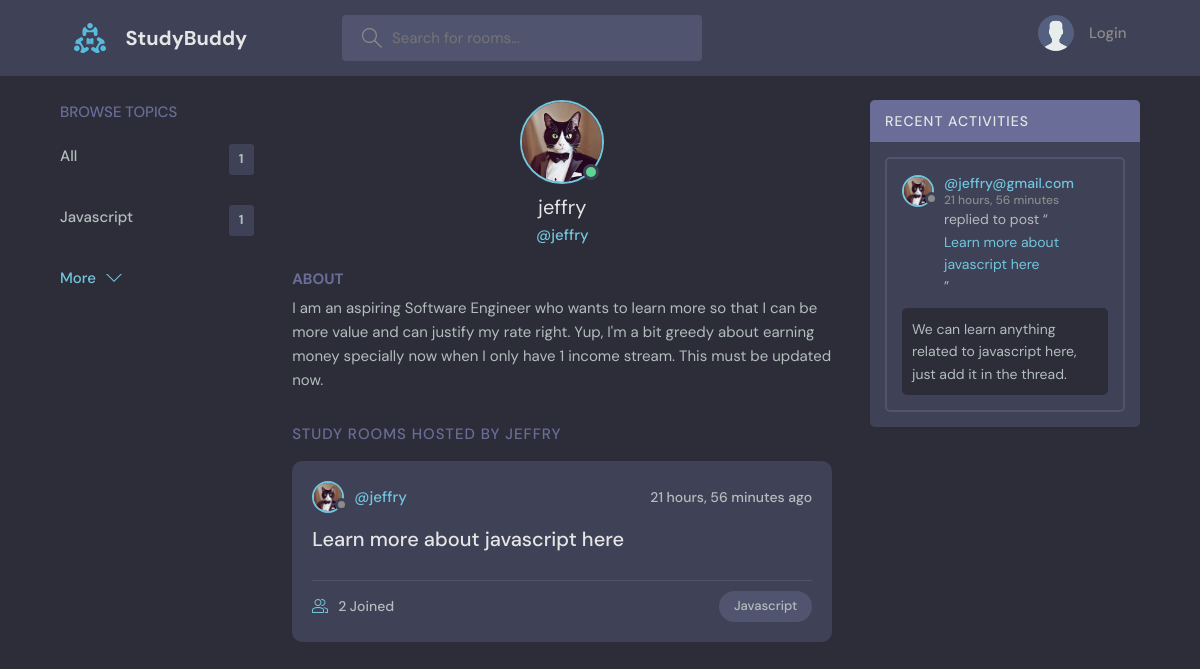
Page /profile/1/ on the committed database.
### base/models.py (models this page shows, shortened)
class Topic(models.Model):
    name = models.CharField(max_length=200)

class User(AbstractUser):
    name = models.CharField(max_length=200, null=True)
    email= models.EmailField(unique=True, null=True)
    bio = models.TextField(null=True)
    avatar = models.ImageField(null=True,default="avatar.svg")
    USERNAME_FIELD = 'email'
    REQUIRED_FIELDS = []

class Room(models.Model):
    host = models.ForeignKey(User, on_delete=models.SET_NULL,null=True)
    topic = models.ForeignKey(Topic, on_delete=models.SET_NULL,null=True)
    name = models.CharField(max_length=200)
    description = models.TextField(null=True,blank=True)
    participants = models.ManyToManyField(User,related_name='participants',blank=True)
    updated = models.DateField(auto_now=True)
    created = models.DateField(auto_now_add=True)
    class Meta:
        ordering = ["name"]
    def __str__(self):
        return self.name

class Message(models.Model):
    user = models.ForeignKey(User, on_delete=models.CASCADE)
    room = models.ForeignKey(Room, on_delete=models.CASCADE)
    body = models.TextField()
    updated = models.DateField(auto_now=True)
    created = models.DateField(auto_now_add=True)
    class Meta:
        ordering = ["-id"]

### base/views.py (the view)
# urls.py: path("profile/<str:pk>/",views.userProfile, name="user-profile"),
def userProfile(request, pk):
    user = User.objects.get(id=pk)
    rooms = user.room_set.all()
    room_messages = user.message_set.all()
    topics = Topic.objects.all()
    context={
        'user'          : user,
        'rooms'         : rooms,
        'topics'        : topics,
        'room_messages' : room_messages,
    }
    return render(request,'base/profile.html',context)

### base/templates/base/profile.html (shortened to what this page needs)
{% extends 'main.html' %}
{% block MAIN_CONTENT %}
<main class="profile-page layout layout--3">
    <div class="container">
        {% include 'base/topics_component.html' %}
        <div class="roomList">
          <div class="profile">
            <div class="profile__avatar">
              <div class="avatar avatar--large active">
                <img src="{{user.avatar.url}}" />
              </div>
            </div>
            <div class="profile__info">
              <h3>{{user.username}}</h3>
              <p>@{{user.username}}</p>
            </div>
            <div class="profile__about">
              <h3>About</h3>
              <p>
                {{user.bio}}
              </p>
            </div>
          </div>
          <div class="roomList__header">
            <div>
              <h2>Study Rooms Hosted by {{user.username}}</a>
              </h2>
            </div>
          </div>
        {% include 'base/feed_component.html' %}
        </div>
        {% include 'base/activity_component.html' %}
    </div>
</main>
{% endblock MAIN_CONTENT %}

### templates/main.html (shortened to what this page needs)
<!DOCTYPE html>
{% load static %}
<html lang="en">
  <head>
    <link rel="stylesheet" type="text/css" href="{% static 'css/style.css' %}">
  </head>
  <body>
    {% include 'navbar.html' %}
    {% block MAIN_CONTENT %}
    {% endblock MAIN_CONTENT %}
  </body>
</html>

### templates/navbar.html (shortened to what this page needs)
{% load static %}
<header class="header header--loggedIn">
    <div class="container">
      <a href="{% url 'home' %}" class="header__logo">
        <img src="{% static 'media/logo.svg' %}" />
        <h1>StudyBuddy</h1>
      </a>
      <form class="header__search" method="get" action="{% url 'home' %}">
        <label>
          <input type="text" name="q" placeholder="Search for rooms...">
        </label>
      </form>
      <nav class="header__menu">
        {% if request.user.is_authenticated %}
        <div class="header__user">
            <a href="{% url 'update-user' %}">
              <div class="avatar avatar--medium active">
                <img src="{{request.user.avatar.url}}" />
              </div>
              <p>{{request.user.username}}<span>@{{request.user.username}}</span></p>
            </a>
            <button class="dropdown-button">
              <svg version="1.1" xmlns="http://www.w3.org/2000/svg" width="32" height="32" viewBox="0 0 32 32">
                <title>chevron-down</title>
                <path d="M16 21l-13-13h-3l16 16 16-16h-3l-13 13z"></path>
              </svg>
            </button>
          </div>
          <div class="dropdown-menu">
            <a href="{% url 'update-user' %}" class="dropdown-link"
              ><svg version="1.1" xmlns="http://www.w3.org/2000/svg" width="32" height="32" viewBox="0 0 32 32">
                <title>tools</title>
                <path
                  d="M27.465 32c-1.211 0-2.35-0.471-3.207-1.328l-9.392-9.391c-2.369 0.898-4.898 0.951-7.355 0.15-3.274-1.074-5.869-3.67-6.943-6.942-0.879-2.682-0.734-5.45 0.419-8.004 0.135-0.299 0.408-0.512 0.731-0.572 0.32-0.051 0.654 0.045 0.887 0.277l5.394 5.395 3.586-3.586-5.394-5.395c-0.232-0.232-0.336-0.564-0.276-0.887s0.272-0.596 0.572-0.732c2.552-1.152 5.318-1.295 8.001-0.418 3.274 1.074 5.869 3.67 6.943 6.942 0.806 2.457 0.752 4.987-0.15 7.358l9.392 9.391c0.844 0.842 1.328 2.012 1.328 3.207-0 2.5-2.034 4.535-4.535 4.535zM15.101 19.102c0.26 0 0.516 0.102 0.707 0.293l9.864 9.863c0.479 0.479 1.116 0.742 1.793 0.742 1.398 0 2.535-1.137 2.535-2.535 0-0.668-0.27-1.322-0.742-1.793l-9.864-9.863c-0.294-0.295-0.376-0.74-0.204-1.119 0.943-2.090 1.061-4.357 0.341-6.555-0.863-2.631-3.034-4.801-5.665-5.666-1.713-0.561-3.468-0.609-5.145-0.164l4.986 4.988c0.391 0.391 0.391 1.023 0 1.414l-5 5c-0.188 0.188-0.441 0.293-0.707 0.293s-0.52-0.105-0.707-0.293l-4.987-4.988c-0.45 1.682-0.397 3.436 0.164 5.146 0.863 2.631 3.034 4.801 5.665 5.666 2.2 0.721 4.466 0.604 6.555-0.342 0.132-0.059 0.271-0.088 0.411-0.088z"
                ></path>
              </svg>
              Settings</a
            >
            <a href="{% url 'logout' %}" class="dropdown-link"
              ><svg version="1.1" xmlns="http://www.w3.org/2000/svg" width="32" height="32" viewBox="0 0 32 32">
                <title>sign-out</title>
                <path
                  d="M3 0h22c0.553 0 1 0 1 0.553l-0 3.447h-2v-2h-20v28h20v-2h2l0 3.447c0 0.553-0.447 0.553-1 0.553h-22c-0.553 0-1-0.447-1-1v-30c0-0.553 0.447-1 1-1z"
                ></path>
                <path
                  d="M21.879 21.293l1.414 1.414 6.707-6.707-6.707-6.707-1.414 1.414 4.293 4.293h-14.172v2h14.172l-4.293 4.293z"
                ></path>
              </svg>
              Logout</a
            >
          </div>
        {% else %}
          <a href="{% url 'login' %}">
            <img src="{% static 'media/avatar.svg' %}" />
            <p>Login</p>
          </a>
        {% endif %}
      </nav>
    </div>
  </header>

### base/templates/base/topics_component.html
<div class="topics">
    <div class="topics__header">
      <h2>Browse Topics</h2>
    </div>
    <ul class="topics__list">
      <li>
        <a href="/">All <span>{{topics.count}}</span></a>
      </li>
      {% for topic in topics %}
      {% if forloop.counter < 6 %}
        <li>
          <a href="{% url 'home' %}?q={{topic.name}}">{{topic.name}}<span>{{topic.room_set.all.count}}</span></a>
        </li>
      {% endif %}
      {% endfor %}
    </ul>
    <a class="btn btn--link" href="{% url 'topics' %}">
      More
      <svg version="1.1" xmlns="http://www.w3.org/2000/svg" width="32" height="32" viewBox="0 0 32 32">
        <title>chevron-down</title>
        <path d="M16 21l-13-13h-3l16 16 16-16h-3l-13 13z"></path>
      </svg>
    </a>
  </div>

### base/templates/base/feed_component.html (shortened to what this page needs)
{% for room in rooms %}
      <div class="roomListRoom">
        <div class="roomListRoom__header">
          <a href="{% url 'user-profile' room.host.id %}" class="roomListRoom__author">
            <div class="avatar avatar--small">
              <img src="{{room.host.avatar.url}}" />
            </div>
            <span>@{{room.host.username}}</span>
          </a>
          <div class="roomListRoom__actions">
            <span>{{room.created|timesince}} ago</span>
          </div>
        </div>
        <div class="roomListRoom__content">
          <a href="{% url 'room' room.id %}">{{room.name}}</a>
        </div>
        <div class="roomListRoom__meta">
          <a href="{% url 'room' room.id %}" class="roomListRoom__joined">
            {{room.participants.all.count}} Joined
          </a>
          <p class="roomListRoom__topic">{{room.topic.name}}</p>
        </div>
      </div>
      {% endfor %}

### base/templates/base/activity_component.html (shortened to what this page needs)
<div class="activities">
  <div class="activities__header">
    <h2>Recent Activities</h2>
  </div>
{% for room_message in room_messages %}
<div class="activities__box">
  <div class="activities__boxHeader roomListRoom__header">
    <a href="{% url 'user-profile' room_message.user.id %}" class="roomListRoom__author">
      <div class="avatar avatar--small">
        <img src="{{room_message.user.avatar.url}}" />
      </div>
      <p>
        @{{room_message.user}}
        <span>{{room_message.created|timesince}}</span>
      </p>
    </a>
  </div>
  <div class="activities__boxContent">
    <p>replied to post “<a href="{% url 'room' room_message.room.id %}">{{room_message.room}}</a>”</p>
    <div class="activities__boxRoomContent">
      {{room_message.body}}
    </div>
  </div>
</div>
{% endfor %}
  </div>

### rows in the picture
Topic: name "Javascript", room_set.all.count "1"
User: avatar (picture), username "jeffry", bio "I am an aspiring Software Engineer who wants to learn more so that I can be more value and can justify my rate right. Yup, I'm a bit greedy about earning money specially now when I only have 1 income stream. This must be updated now.", username "JEFFRY"
Room: host.avatar (picture), host.username "jeffry", created "21 hours, 56 minutes", name "Learn more about javascript here", participants.all.count "2", topic.name "Javascript"
Message: user.avatar (picture), user "jeffry@gmail.com", created "21 hours, 56 minutes", room "Learn more about javascript here", body "We can learn anything related to javascript here, just add it in the thread."

### other values in the picture
{{ topics.count }} "1"
